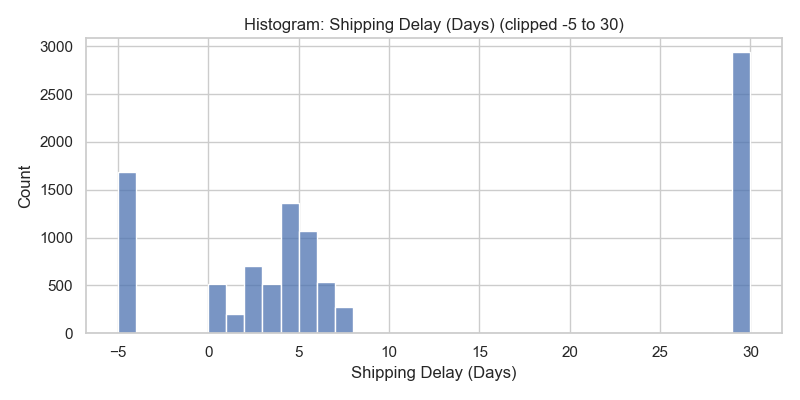
#> input picture visuals/shipping_delay_hist.png, 800 x 400 px
$ python make_slides.py
#> lines starting #> are read from the running program, lines starting #| are printed output that depends on the picture
from PIL import Image, ImageDraw, ImageFont
from pathlib import Path

ROOT = Path(__file__).resolve().parents[1]
VIS = ROOT / 'visuals'
OUT = VIS

# simple slide generator: two slides
slide_w, slide_h = 1280, 720
bg = (255,255,255)
font_path = None
try:
    # try a common system font
    from matplotlib import font_manager
    font_path = font_manager.findfont('DejaVu Sans')
except Exception:
    font_path = None

font = ImageFont.truetype(font_path, 28) if font_path else ImageFont.load_default()
small = ImageFont.truetype(font_path, 18) if font_path else ImageFont.load_default()

# Slide 1: title + two charts
im = Image.new('RGB', (slide_w, slide_h), color=bg)
#> im: PIL image 1280x720 RGB; every value is 255
d = ImageDraw.Draw(im)
d.text((40,30), 'Shipping Performance — Key Charts', fill='black', font=font)

# paste histogram left
hist = Image.open(VIS / 'shipping_delay_hist.png').convert('RGB')
box = hist.resize((580,360))
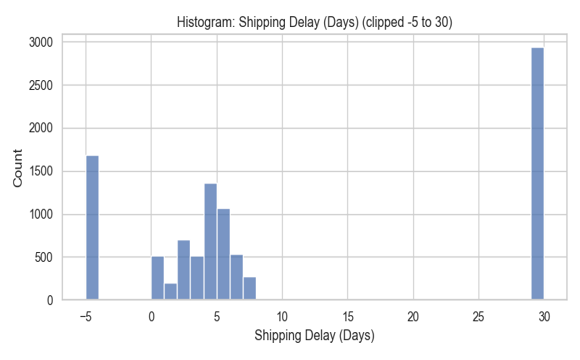
#> box: PIL image 580x360 RGB; mean R, G, B 244.5, 245.8, 248.1
im.paste(box, (40,80))
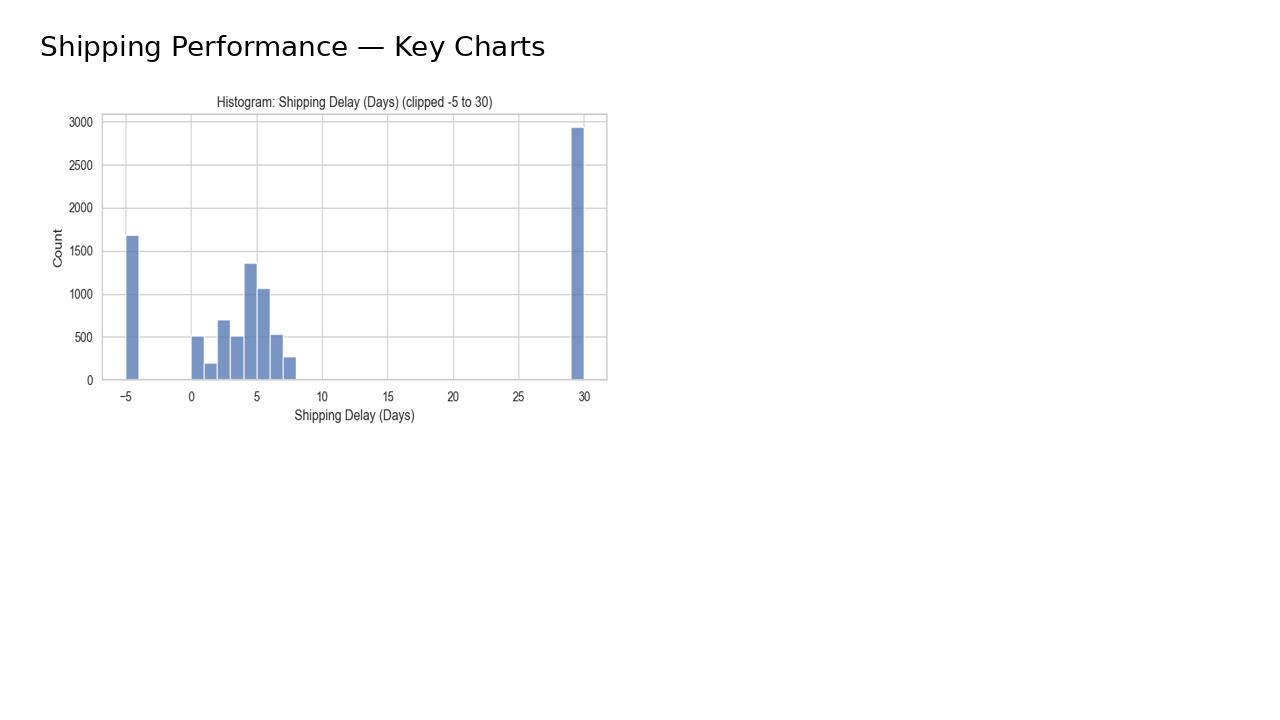
#> im: PIL image 1280x720 RGB; mean R, G, B 251.9, 252.2, 252.7

# paste boxplot right
bp = Image.open(VIS / 'shipping_delay_boxplot.png').convert('RGB')
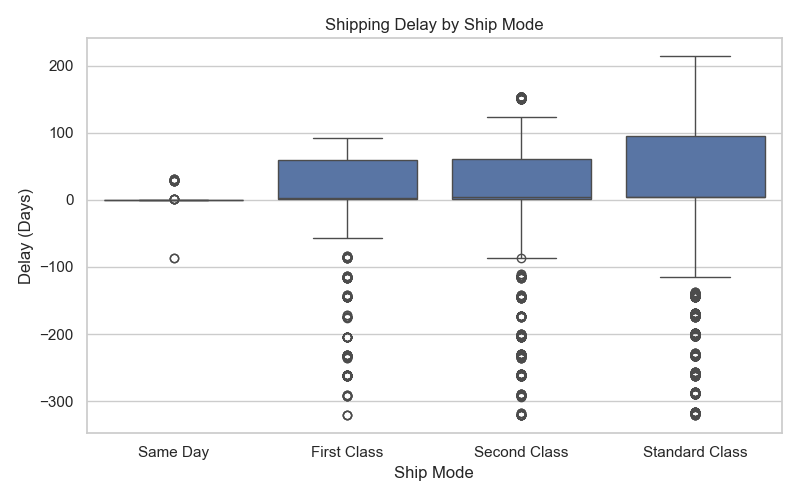
#> input picture visuals/shipping_delay_boxplot.png, 800 x 500 px
box2 = bp.resize((580,360))
im.paste(box2, (660,80))
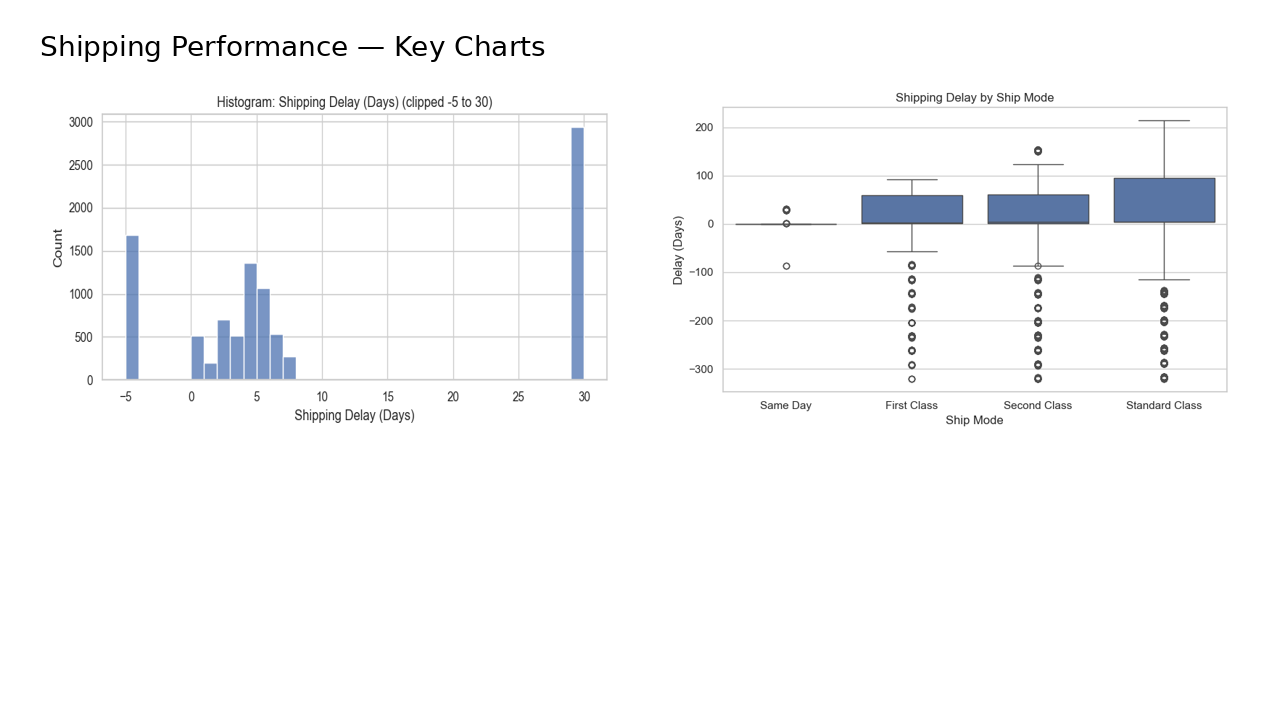
#> im: PIL image 1280x720 RGB; mean R, G, B 248.9, 249.5, 250.5

im.save(OUT / 'slide_01.png')

# Slide 2: sales vs delay + summary bullets
im2 = Image.new('RGB', (slide_w, slide_h), color=bg)
d2 = ImageDraw.Draw(im2)
d2.text((40,30), 'Customer & Business Signals', fill='black', font=font)

sv = Image.open(VIS / 'sales_vs_delay.png').convert('RGB')
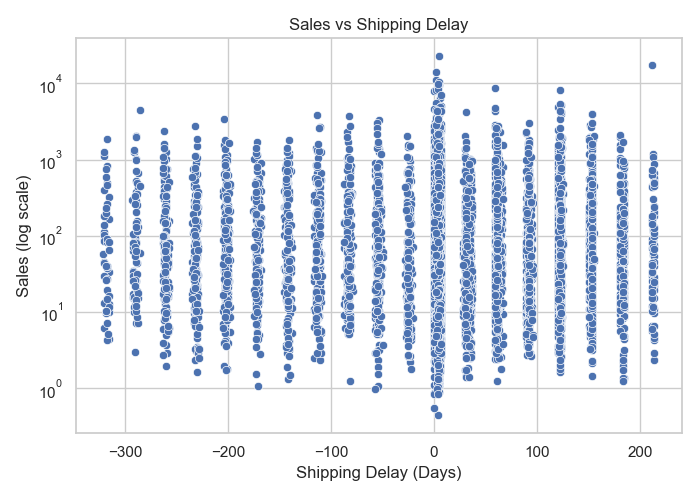
#> input picture visuals/sales_vs_delay.png, 700 x 500 px
svb = sv.resize((760,420))
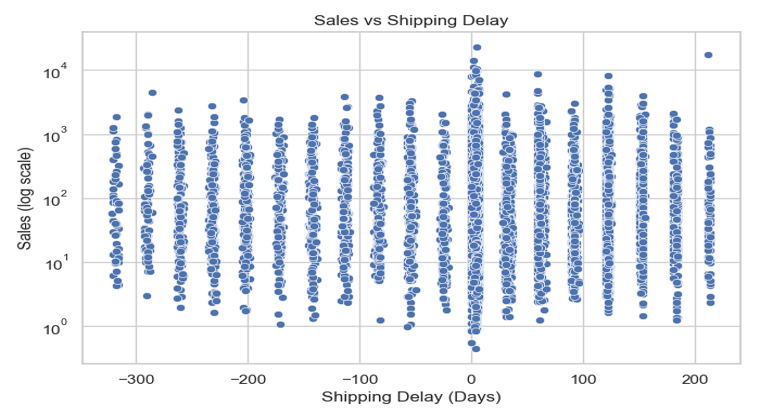
#> svb: PIL image 760x420 RGB; mean R, G, B 233.2, 237.2, 243.7
im2.paste(svb, (40,80))
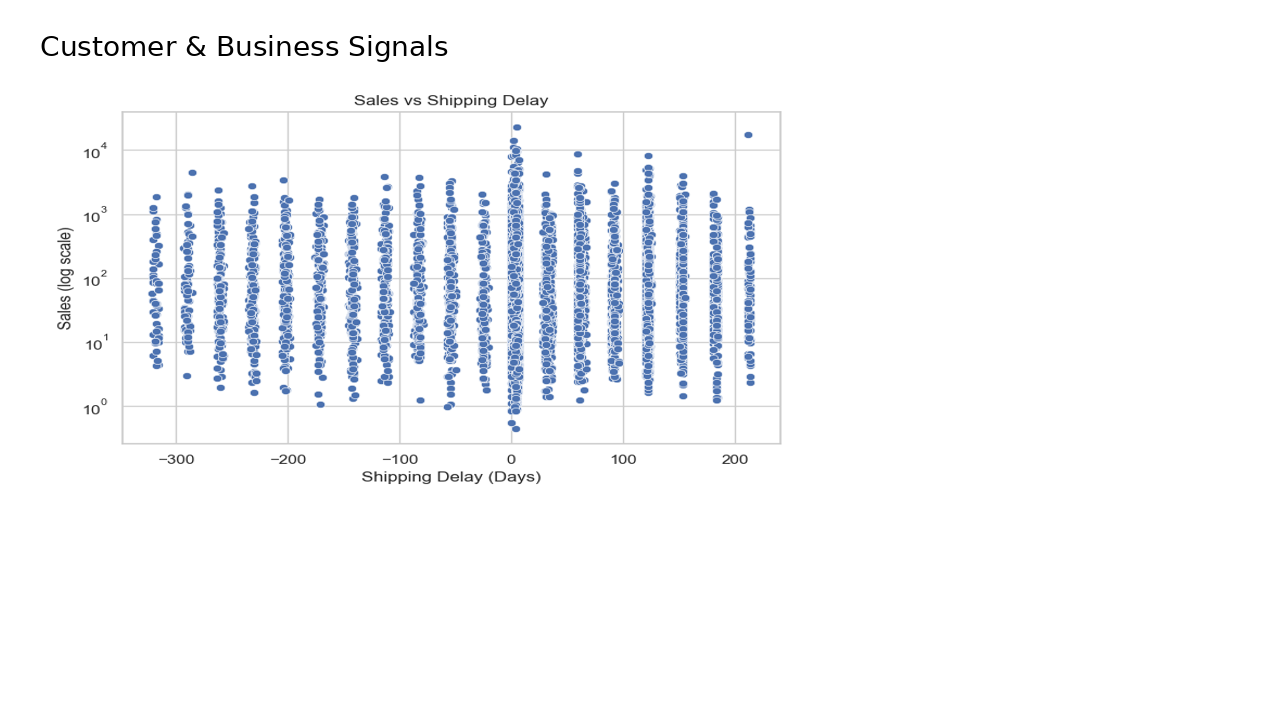
#> im2: PIL image 1280x720 RGB; mean R, G, B 246.9, 248.2, 250.5

# summary text
#> (the run stopped early here; a loop or call above may not have finished)
